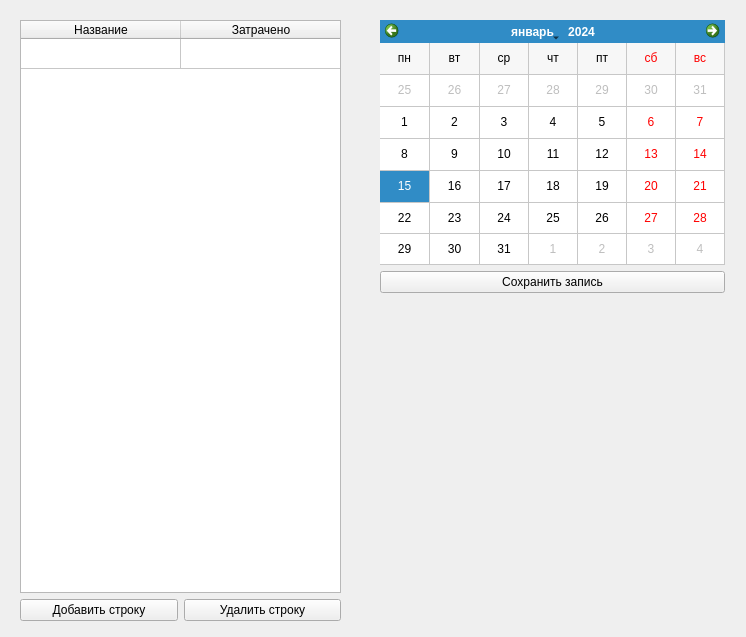
<?xml version="1.0" encoding="UTF-8"?>
<ui version="4.0">
 <class>StartWindow</class>
 <widget class="QMainWindow" name="StartWindow">
  <property name="geometry">
   <rect>
    <x>0</x>
    <y>0</y>
    <width>746</width>
    <height>637</height>
   </rect>
  </property>
  <property name="windowTitle">
   <string>Подсчёт затрат</string>
  </property>
  <widget class="QWidget" name="centralwidget">
   <widget class="QWidget" name="layoutWidget">
    <property name="geometry">
     <rect>
      <x>20</x>
      <y>20</y>
      <width>321</width>
      <height>601</height>
     </rect>
    </property>
    <layout class="QVBoxLayout" name="verticalLayout">
     <item>
      <widget class="QTableWidget" name="product_table">
       <property name="verticalScrollBarPolicy">
        <enum>Qt::ScrollBarAlwaysOff</enum>
       </property>
       <property name="horizontalScrollBarPolicy">
        <enum>Qt::ScrollBarAlwaysOff</enum>
       </property>
       <property name="rowCount">
        <number>1</number>
       </property>
       <attribute name="horizontalHeaderVisible">
        <bool>true</bool>
       </attribute>
       <attribute name="horizontalHeaderCascadingSectionResizes">
        <bool>false</bool>
       </attribute>
       <attribute name="horizontalHeaderDefaultSectionSize">
        <number>160</number>
       </attribute>
       <attribute name="horizontalHeaderHighlightSections">
        <bool>true</bool>
       </attribute>
       <attribute name="verticalHeaderVisible">
        <bool>false</bool>
       </attribute>
       <row/>
       <column>
        <property name="text">
         <string>Название</string>
        </property>
       </column>
       <column>
        <property name="text">
         <string>Затрачено</string>
        </property>
       </column>
      </widget>
     </item>
     <item>
      <layout class="QHBoxLayout" name="horizontalLayout">
       <item>
        <widget class="QPushButton" name="add_row_btn">
         <property name="text">
          <string>Добавить строку</string>
         </property>
        </widget>
       </item>
       <item>
        <widget class="QPushButton" name="remove_row_btn">
         <property name="text">
          <string>Удалить строку</string>
         </property>
        </widget>
       </item>
      </layout>
     </item>
    </layout>
   </widget>
   <widget class="QWidget" name="layoutWidget">
    <property name="geometry">
     <rect>
      <x>380</x>
      <y>20</y>
      <width>345</width>
      <height>273</height>
     </rect>
    </property>
    <layout class="QVBoxLayout" name="verticalLayout_2">
     <item>
      <widget class="QCalendarWidget" name="calendar">
       <property name="locale">
        <locale language="Russian" country="Russia"/>
       </property>
       <property name="gridVisible">
        <bool>true</bool>
       </property>
       <property name="horizontalHeaderFormat">
        <enum>QCalendarWidget::ShortDayNames</enum>
       </property>
       <property name="verticalHeaderFormat">
        <enum>QCalendarWidget::NoVerticalHeader</enum>
       </property>
       <property name="navigationBarVisible">
        <bool>true</bool>
       </property>
      </widget>
     </item>
     <item>
      <widget class="QPushButton" name="save_record_btn">
       <property name="text">
        <string>Сохранить запись</string>
       </property>
      </widget>
     </item>
    </layout>
   </widget>
  </widget>
 </widget>
 <resources/>
 <connections/>
</ui>
